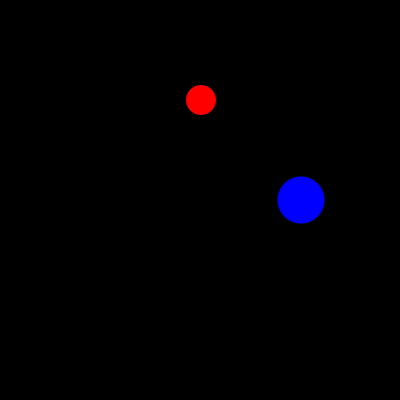
Frame 1 (no input)
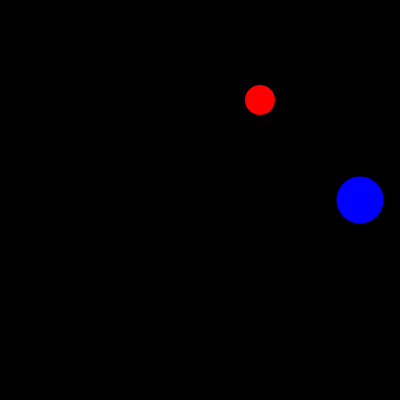
Frame 60 (the mouse pressed at the canvas centre just before this capture)
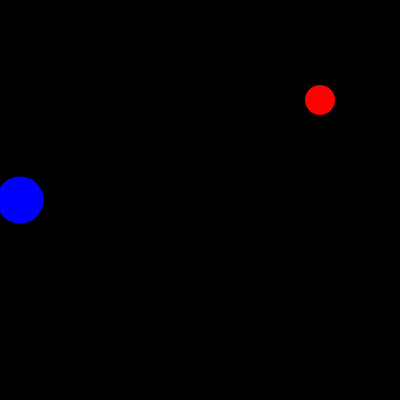
Frame 120 (the mouse held since frame 60 and released just before this capture)

The Processing sketch that drew these frames (run headless with seeded random() and noise(); from frame 60 on, the mouse is pressed at the canvas centre):

// Processing sketch: processing_142601
// ── processing_142601.pde

// copyright Yoon-ji Kim 2014
// 51-257 A
// ICE#17

Figure f1, f2;
void setup ( )
{
  size( 400, 400 );
  f1 = new Figure( );
  f1.x = 200;
  f1.y = 100;
  f1.dim = 30;
  f1.col = color( 255, 0, 0 );
  f2 = new Figure( );
  f2.x = 300;
  f2.y = 200;
  f2.dim = 47;
  f2.col = color( 0, 0, 255 );
  noStroke( );
}

void draw( )
{
  background( 0 );
  f1.moveFigure( );
  f1.drawFigure( );
  f2.moveFigure( );
  f2.drawFigure( );
}
class Figure
{
  int x, y, dim;
  color col;
  
  void moveFigure()
  {
    if(x < width)
     {
       x+= 1;
     }
     if(x >= width)
     {
       x=0;
     }
  }
  
  void drawFigure()
  {
    fill(col);
    ellipse(x, y, dim, dim);
  }
}
